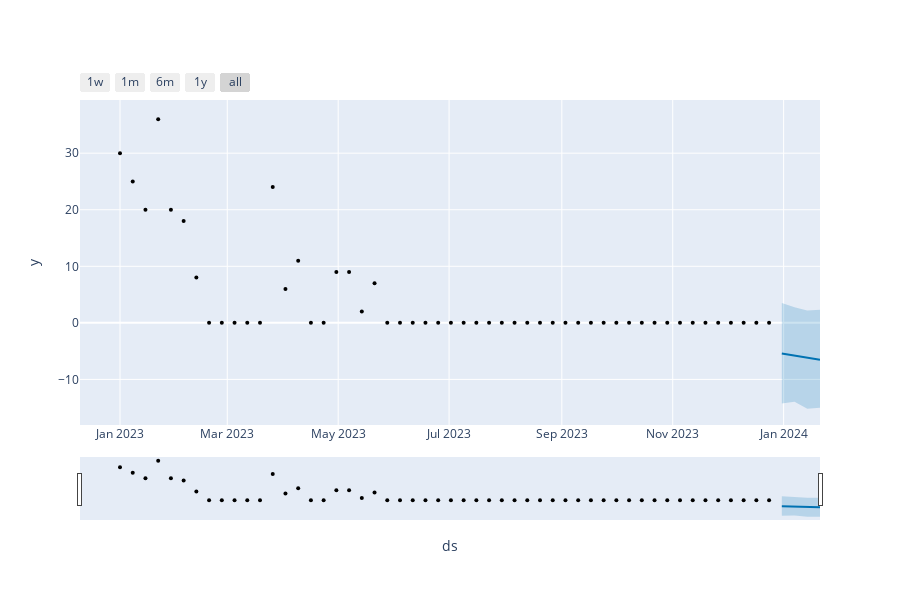

Source (notebook cell):
### Code cell
# Python
from prophet.plot import plot_plotly, plot_components_plotly

plot_plotly(prophet_model, forecast)

### Figure 1 — Plotly figure (JSON) as saved in the notebook; plotly's stock layout.template omitted (floating-point values rounded to 4 significant figures)
{"data": [{"marker": {"color": "black", "size": 4}, "mode": "markers", "name": "Actual", "type": "scatter", "x": ["2023-01-01T00:00:00", "2023-01-08T00:00:00", "2023-01-15T00:00:00", "2023-01-22T00:00:00", "2023-01-29T00:00:00", "2023-02-05T00:00:00", "2023-02-12T00:00:00", "2023-02-19T00:00:00", "2023-02-26T00:00:00", "2023-03-05T00:00:00", "2023-03-12T00:00:00", "2023-03-19T00:00:00", "2023-03-26T00:00:00", "2023-04-02T00:00:00", "2023-04-09T00:00:00", "2023-04-16T00:00:00", "2023-04-23T00:00:00", "2023-04-30T00:00:00", "2023-05-07T00:00:00", "2023-05-14T00:00:00", "2023-05-21T00:00:00", "2023-05-28T00:00:00", "2023-06-04T00:00:00", "2023-06-11T00:00:00", "2023-06-18T00:00:00", "2023-06-25T00:00:00", "2023-07-02T00:00:00", "2023-07-09T00:00:00", "2023-07-16T00:00:00", "2023-07-23T00:00:00", "2023-07-30T00:00:00", "2023-08-06T00:00:00", "2023-08-13T00:00:00", "2023-08-20T00:00:00", "2023-08-27T00:00:00", "2023-09-03T00:00:00", "2023-09-10T00:00:00", "2023-09-17T00:00:00", "2023-09-24T00:00:00", "2023-10-01T00:00:00", "2023-10-08T00:00:00", "2023-10-15T00:00:00", "2023-10-22T00:00:00", "2023-10-29T00:00:00", "2023-11-05T00:00:00", "2023-11-12T00:00:00", "2023-11-19T00:00:00", "2023-11-26T00:00:00", "2023-12-03T00:00:00", "2023-12-10T00:00:00", "2023-12-17T00:00:00", "2023-12-24T00:00:00"], "y": [30, 25, 20, 36, 20, 18, 8, 0, 0, 0, 0, 0, 24, 6, 11, 0, 0, 9, 9, 2, 7, 0, 0, 0, 0, 0, 0, 0, 0, 0, 0, 0, 0, 0, 0, 0, 0, 0, 0, 0, 0, 0, 0, 0, 0, 0, 0, 0, 0, 0, 0, 0]}, {"hoverinfo": "skip", "line": {"width": 0}, "mode": "lines", "type": "scatter", "x": ["2023-12-31T00:00:00", "2024-01-07T00:00:00", "2024-01-14T00:00:00", "2024-01-21T00:00:00"], "y": [-14.24, -13.94, -15.19, -15.02]}, {"fill": "tonexty", "fillcolor": "rgba(0, 114, 178, 0.2)", "line": {"color": "#0072B2", "width": 2}, "mode": "lines", "name": "Predicted", "type": "scatter", "x": ["2023-12-31T00:00:00", "2024-01-07T00:00:00", "2024-01-14T00:00:00", "2024-01-21T00:00:00"], "y": [-5.429, -5.798, -6.166, -6.534]}, {"fill": "tonexty", "fillcolor": "rgba(0, 114, 178, 0.2)", "hoverinfo": "skip", "line": {"width": 0}, "mode": "lines", "type": "scatter", "x": ["2023-12-31T00:00:00", "2024-01-07T00:00:00", "2024-01-14T00:00:00", "2024-01-21T00:00:00"], "y": [3.504, 2.752, 2.164, 2.313]}], "layout": {"height": 600, "showlegend": false, "width": 900, "xaxis": {"rangeselector": {"buttons": [{"count": 7, "label": "1w", "step": "day", "stepmode": "backward"}, {"count": 1, "label": "1m", "step": "month", "stepmode": "backward"}, {"count": 6, "label": "6m", "step": "month", "stepmode": "backward"}, {"count": 1, "label": "1y", "step": "year", "stepmode": "backward"}, {"step": "all"}]}, "rangeslider": {"visible": true}, "title": {"text": "ds"}, "type": "date"}, "yaxis": {"title": {"text": "y"}}}}
